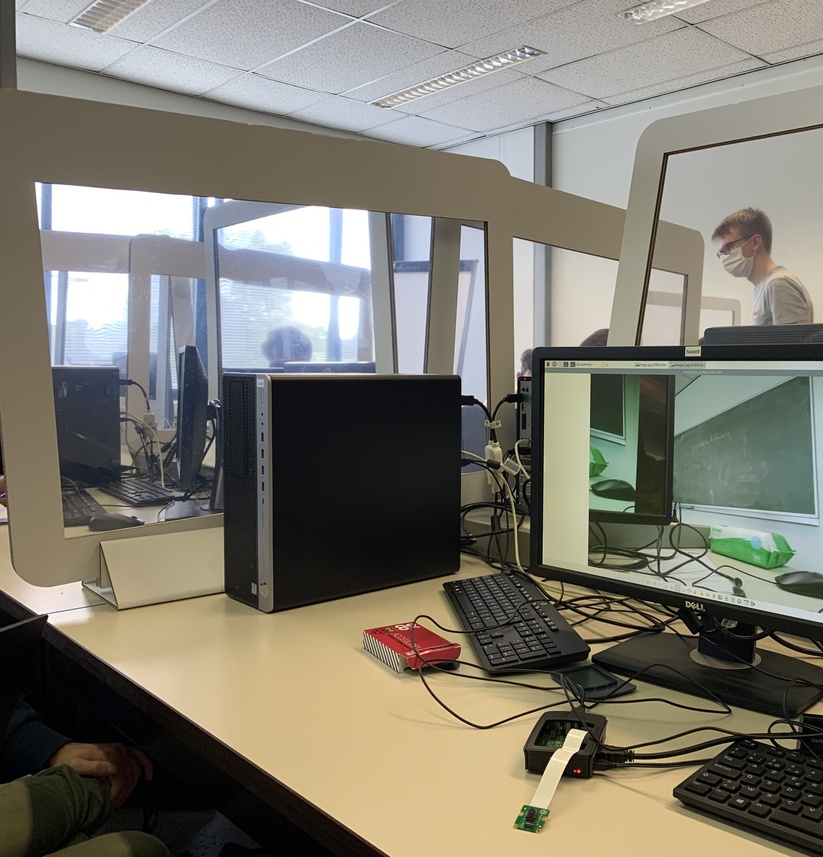
#> input picture mergeImages/mergePart1.jpg, 823 x 857 px, shrunk from 2904 x 3023 before the run, found by its file name
$ python swift_corner_detection.py
#> lines starting #> are read from the running program, lines starting #| are printed output that depends on the picture
import cv2 as cv

# Code source: https://docs.opencv.org/master/da/df5/tutorial_py_sift_intro.html

# Read the image
img = cv.imread('../mergeImages/mergePart1.jpg')
#> img is the input picture: shape (857, 823, 3); mean B, G, R 112.1, 123.1, 126.5

# Convert to grayscale
gray = cv.cvtColor(img, cv.COLOR_BGR2GRAY)
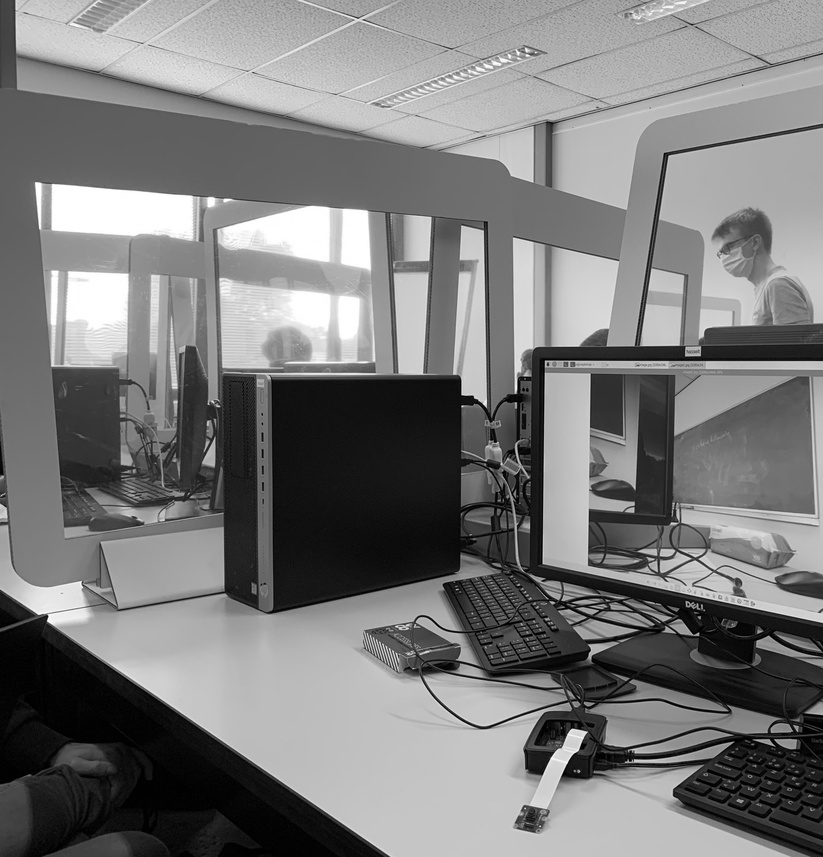
#> gray: shape (857, 823); min 0, max 255, mean 122.8

# Find the features (i.e. keypoints) and feature descriptors in the image
sift = cv.SIFT_create()
kp, des = sift.detectAndCompute(gray, None)
#> kp = 1730 keypoints; strongest (x, y, size): (575, 738, 13), (531, 819, 17.2), (535, 763, 17), (636, 761, 2.9)

# Draw circles to indicate the location of features and the feature's orientation
img = cv.drawKeypoints(gray, kp, img, flags=cv.DRAW_MATCHES_FLAGS_DRAW_RICH_KEYPOINTS)
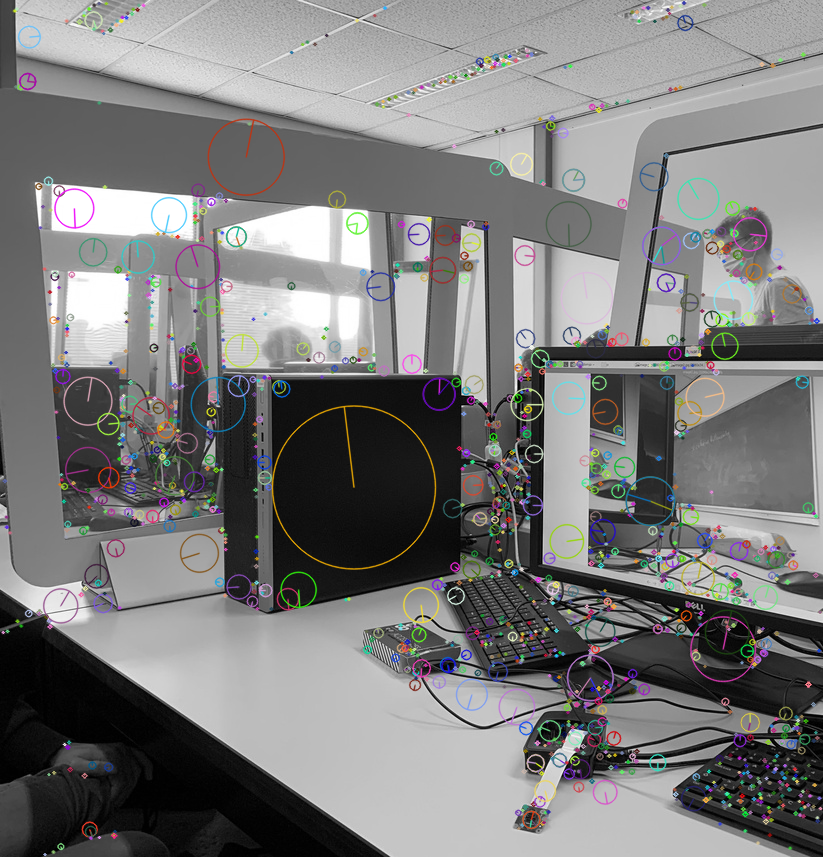
#> img: shape (857, 823, 3); mean B, G, R 123.5, 123.6, 123.9

# Save the image
cv.imwrite('../mergeImages/corners/sift_with_features.jpg', img)

$ run again, with mergeImages/mergePart2.jpg copied over mergeImages/mergePart1.jpg
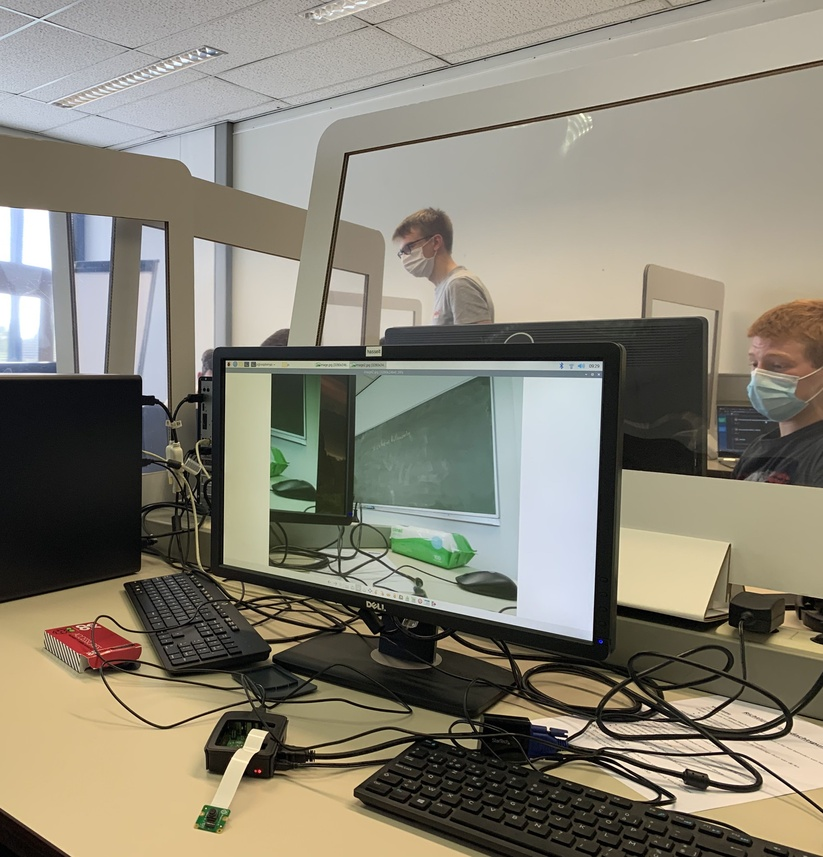
#> input picture mergeImages/mergePart2.jpg, 823 x 857 px, shrunk from 2905 x 3023 before the run, found by its file name
#> img is the input picture: shape (857, 823, 3); mean B, G, R 116.3, 130.4, 135
#> `gray = cv.cvtColor(img, cv.COLOR_BGR2GRAY)`:
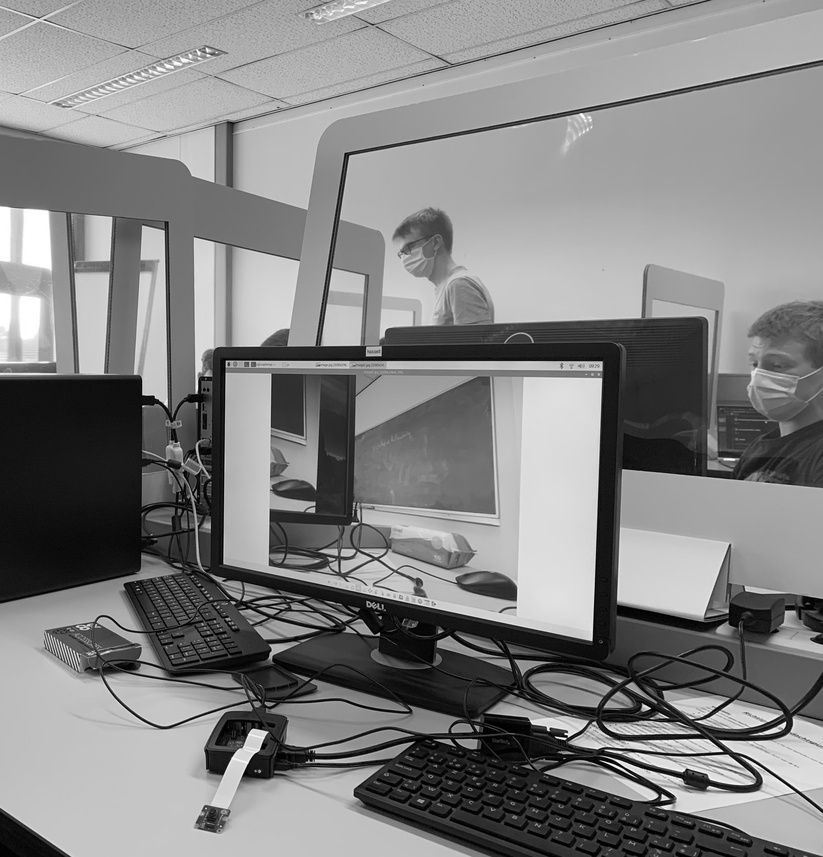
#> gray: shape (857, 823); min 0, max 255, mean 130.2
#> kp = 2014 keypoints; strongest (x, y, size): (564, 739, 1.8), (664, 798, 3.9), (645, 708, 4.7), (783, 725, 3.7)
#> `img = cv.drawKeypoints(gray, kp, img, flags=cv.DRAW_MATCHES_FLAGS_DRAW..`:
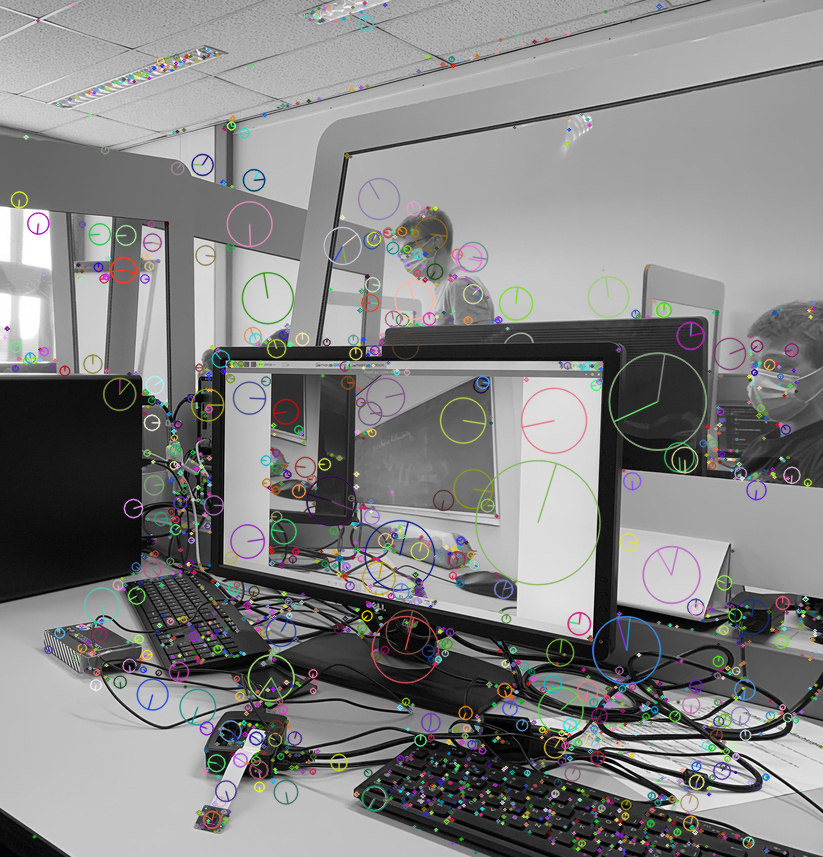
#> img: shape (857, 823, 3); mean B, G, R 131, 131.3, 131.4

$ run again, with mergeImages/LeftSide.jpg copied over mergeImages/mergePart1.jpg
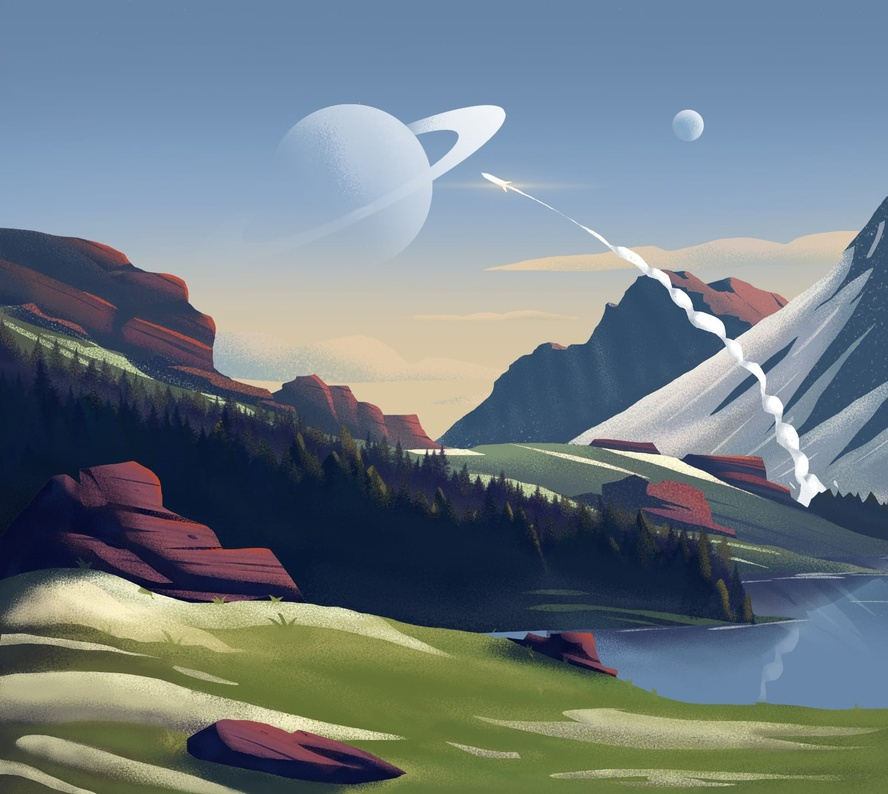
#> input picture mergeImages/LeftSide.jpg, 888 x 794 px, shrunk from 1610 x 1440 before the run, found by its file name
#> img is the input picture: shape (794, 888, 3); mean B, G, R 129.6, 122.4, 110.1
#> `gray = cv.cvtColor(img, cv.COLOR_BGR2GRAY)`:
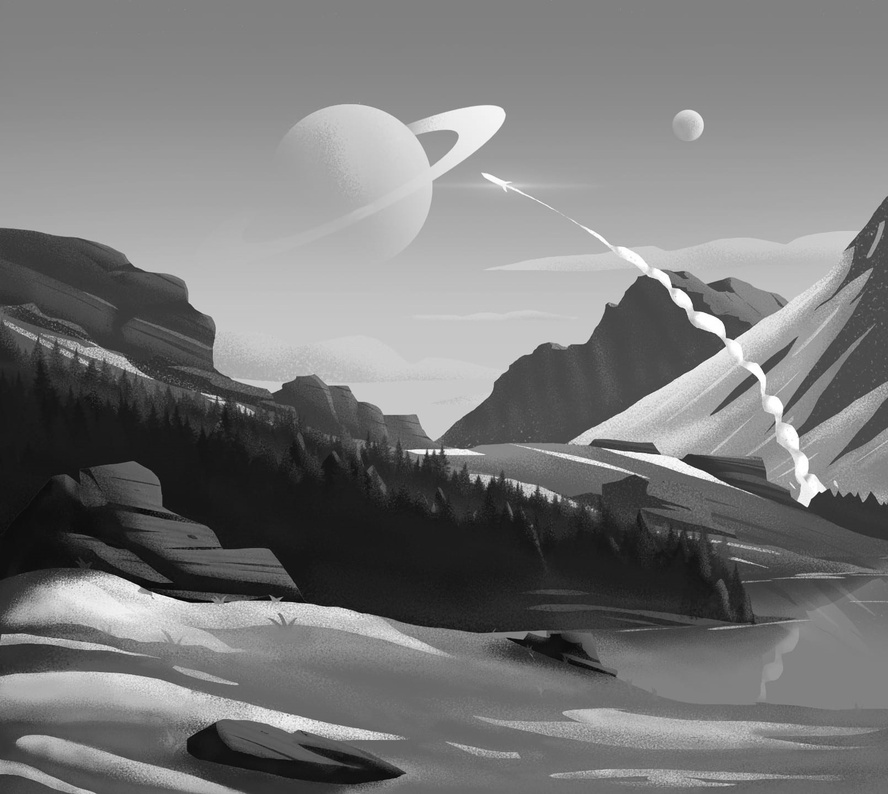
#> gray: shape (794, 888); min 2, max 255, mean 119.6
#> kp = 1184 keypoints; strongest (x, y, size): (681, 299, 10.7), (438, 451, 3.4), (430, 452, 3.4), (804, 499, 8.6)
#> `img = cv.drawKeypoints(gray, kp, img, flags=cv.DRAW_MATCHES_FLAGS_DRAW..`:
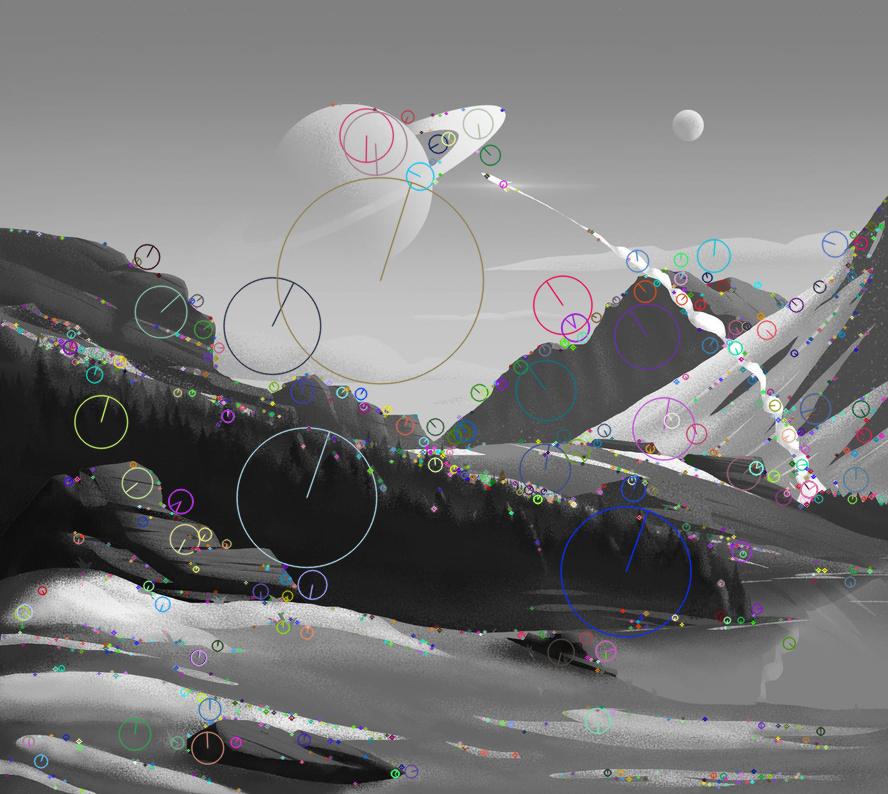
#> img: shape (794, 888, 3); mean B, G, R 119.9, 119.5, 119.5

$ run again, with mergeImages/RightSide.jpg copied over mergeImages/mergePart1.jpg
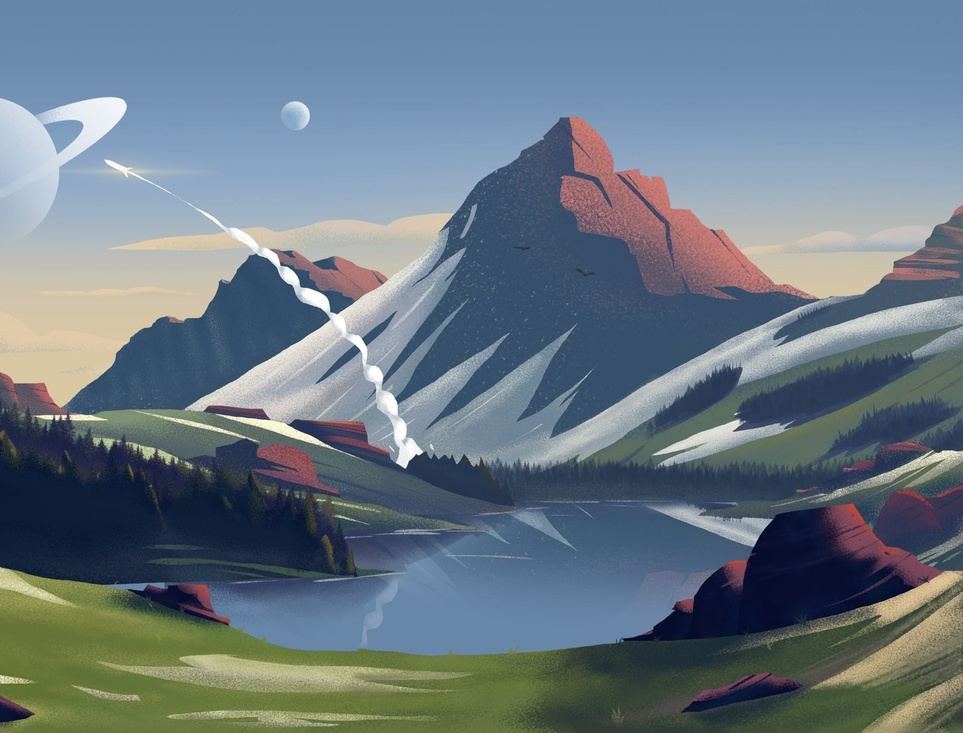
#> input picture mergeImages/RightSide.jpg, 963 x 733 px, shrunk from 1890 x 1439 before the run, found by its file name
#> img is the input picture: shape (733, 963, 3); mean B, G, R 131.4, 120.3, 106
#> `gray = cv.cvtColor(img, cv.COLOR_BGR2GRAY)`:
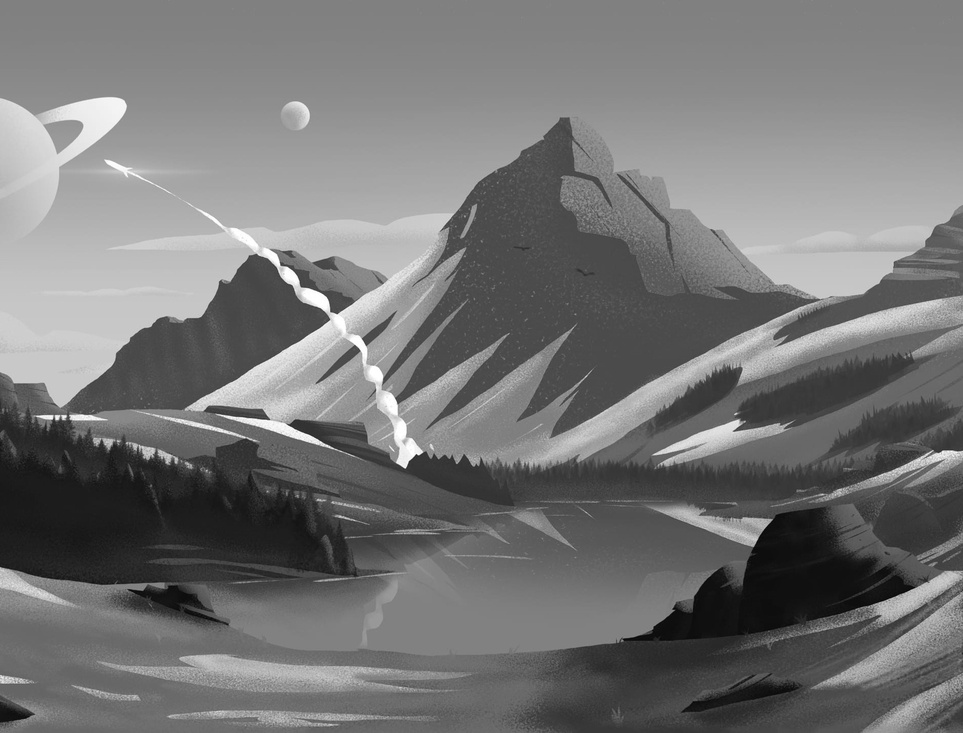
#> gray: shape (733, 963); min 2, max 255, mean 117.3
#> kp = 1115 keypoints; strongest (x, y, size): (289, 276, 9.9), (315, 299, 12.7), (64, 417, 3.2), (57, 417, 3.1)
#> `img = cv.drawKeypoints(gray, kp, img, flags=cv.DRAW_MATCHES_FLAGS_DRAW..`:
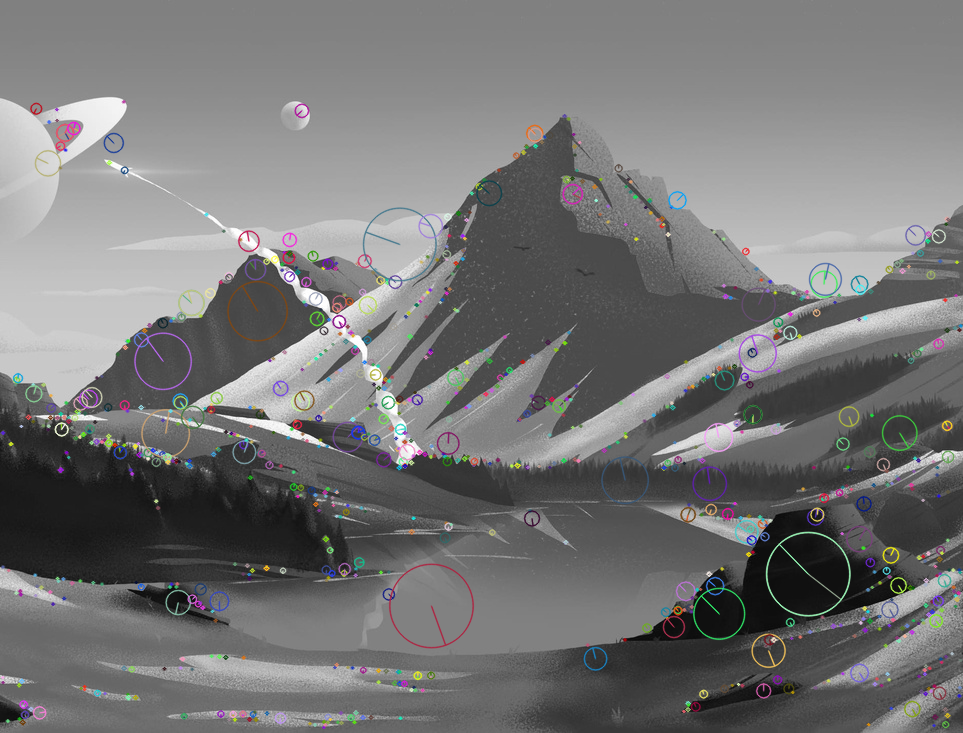
#> img: shape (733, 963, 3); mean B, G, R 117.7, 117.5, 117.7
